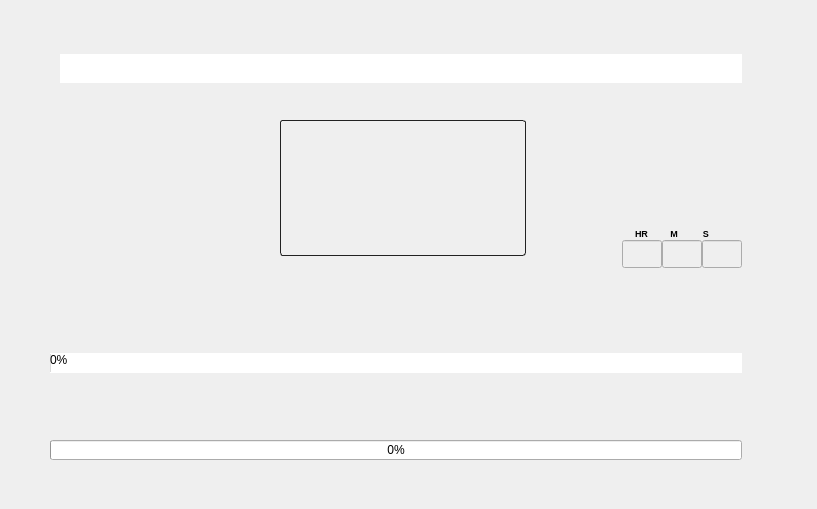
  <widget class="QWidget" name="centralwidget">
   <widget class="QLabel" name="home_ui">
    <property name="enabled">
     <bool>true</bool>
    </property>
    <property name="geometry">
     <rect>
      <x>0</x>
      <y>0</y>
      <width>808</width>
      <height>500</height>
     </rect>
    </property>
    <property name="text">
     <string/>
    </property>
    <property name="pixmap">
     <pixmap>../images/home.png</pixmap>
    </property>
    <property name="scaledContents">
     <bool>true</bool>
    </property>
   </widget>
   <widget class="QLabel" name="hms">
    <property name="geometry">
     <rect>
      <x>635</x>
      <y>223</y>
      <width>101</width>
      <height>20</height>
     </rect>
    </property>
    <property name="font">
     <font>
      <pointsize>7</pointsize>
      <weight>75</weight>
      <bold>true</bold>
     </font>
    </property>
    <property name="styleSheet">
     <string notr="true">background:transparent; color:black;</string>
    </property>
    <property name="text">
     <string>HR         M          S</string>
    </property>
    <property name="pixmap">
     <pixmap>time.png</pixmap>
    </property>
    <property name="scaledContents">
     <bool>true</bool>
    </property>
   </widget>
   <widget class="QPushButton" name="time_button">
    <property name="enabled">
     <bool>true</bool>
    </property>
    <property name="geometry">
     <rect>
      <x>702</x>
      <y>280</y>
      <width>40</width>
      <height>20</height>
     </rect>
    </property>
    <property name="styleSheet">
     <string notr="true">background-color:rgb(255.255.255.0);border:0px;</string>
    </property>
    <property name="text">
     <string/>
    </property>
    <property name="icon">
     <iconset>
      <normaloff>../images/inactiver.png</normaloff>../images/inactiver.png</iconset>
    </property>
    <property name="iconSize">
     <size>
      <width>40</width>
      <height>20</height>
     </size>
    </property>
    <property name="checkable">
     <bool>true</bool>
    </property>
   </widget>
   <widget class="QPushButton" name="glob_button">
    <property name="geometry">
     <rect>
      <x>702</x>
      <y>414</y>
      <width>40</width>
      <height>20</height>
     </rect>
    </property>
    <property name="styleSheet">
     <string notr="true">background-color:transparent;border:0px;</string>
    </property>
    <property name="text">
     <string/>
    </property>
    <property name="icon">
     <iconset>
      <normaloff>../images/inactiver.png</normaloff>../images/inactiver.png</iconset>
    </property>
    <property name="iconSize">
     <size>
      <width>40</width>
      <height>20</height>
     </size>
    </property>
    <property name="checkable">
     <bool>true</bool>
    </property>
   </widget>
   <widget class="QLabel" name="load_time">
    <property name="geometry">
     <rect>
      <x>575</x>
      <y>246</y>
      <width>40</width>
      <height>20</height>
     </rect>
    </property>
    <property name="styleSheet">
     <string notr="true">background:transparent;</string>
    </property>
    <property name="text">
     <string/>
    </property>
    <property name="pixmap">
     <pixmap>../images/time.png</pixmap>
    </property>
    <property name="scaledContents">
     <bool>true</bool>
    </property>
   </widget>
   <widget class="QLabel" name="videoBox">
    <property name="geometry">
     <rect>
      <x>280</x>
      <y>120</y>
      <width>246</width>
      <height>136</height>
     </rect>
    </property>
    <property name="styleSheet">
     <string notr="true">border: 1px solid #222222; border-radius: 3px;</string>
    </property>
    <property name="text">
     <string/>
    </property>
   </widget>
   <widget class="QPushButton" name="fileload_btn">
    <property name="geometry">
     <rect>
      <x>50</x>
      <y>240</y>
      <width>32</width>
      <height>32</height>
     </rect>
    </property>
    <property name="styleSheet">
     <string notr="true">background-color:transparent;border:0px;</string>
    </property>
    <property name="text">
     <string/>
    </property>
    <property name="icon">
     <iconset>
      <normaloff>../images/down_pressed.png</normaloff>../images/down_pressed.png</iconset>
    </property>
    <property name="iconSize">
     <size>
      <width>35</width>
      <height>35</height>
     </size>
    </property>
   </widget>
   <widget class="QPushButton" name="start">
    <property name="enabled">
     <bool>true</bool>
    </property>
    <property name="geometry">
     <rect>
      <x>337</x>
      <y>290</y>
      <width>116</width>
      <height>44</height>
     </rect>
    </property>
    <property name="font">
     <font>
      <pointsize>9</pointsize>
     </font>
    </property>
    <property name="styleSheet">
     <string notr="true">background-color:transparent; border:0px;</string>
    </property>
    <property name="text">
     <string/>
    </property>
    <property name="icon">
     <iconset>
      <normaloff>../images/bigrunactive.png</normaloff>
      <disabledoff>../images/bigruninactive.png</disabledoff>
      <disabledon>../images/bigruninactive.png</disabledon>../images/bigrunactive.png</iconset>
    </property>
    <property name="iconSize">
     <size>
      <width>116</width>
      <height>44</height>
     </size>
    </property>
    <property name="checkable">
     <bool>true</bool>
    </property>
   </widget>
   <widget class="QProgressBar" name="progressBar">
    <property name="geometry">
     <rect>
      <x>50</x>
      <y>353</y>
      <width>692</width>
      <height>20</height>
     </rect>
    </property>
    <property name="styleSheet">
     <string notr="true">border:0px;</string>
    </property>
    <property name="value">
     <number>0</number>
    </property>
   </widget>
   <widget class="QProgressBar" name="progressBarMassive">
    <property name="geometry">
     <rect>
      <x>50</x>
      <y>440</y>
      <width>692</width>
      <height>20</height>
     </rect>
    </property>
    <property name="value">
     <number>0</number>
    </property>
   </widget>
   <widget class="QPushButton" name="smallstart">
    <property name="enabled">
     <bool>false</bool>
    </property>
    <property name="geometry">
     <rect>
      <x>569</x>
      <y>278</y>
      <width>44</width>
      <height>24</height>
     </rect>
    </property>
    <property name="styleSheet">
     <string notr="true">background-color:transparent;border:0px;</string>
    </property>
    <property name="text">
     <string/>
    </property>
    <property name="icon">
     <iconset>
      <normalon>../images/smallrunactive.png</normalon>
      <disabledoff>../images/smallruninactive.png</disabledoff>
      <disabledon>../images/smallruninactive.png</disabledon>
     </iconset>
    </property>
    <property name="iconSize">
     <size>
      <width>44</width>
      <height>24</height>
     </size>
    </property>
   </widget>
   <widget class="QPushButton" name="smallstop">
    <property name="enabled">
     <bool>false</bool>
    </property>
    <property name="geometry">
     <rect>
      <x>623</x>
      <y>278</y>
      <width>44</width>
      <height>24</height>
     </rect>
    </property>
    <property name="styleSheet">
     <string notr="true">background-color:transparent;border:0px;</string>
    </property>
    <property name="text">
     <string/>
    </property>
    <property name="icon">
     <iconset>
      <normaloff>../images/smallstopactive.png</normaloff>
      <normalon>smallstopinactive.png</normalon>
      <disabledoff>../images/smallstopinactive.png</disabledoff>
      <disabledon>../images/smallstopinactive.png</disabledon>../images/smallstopactive.png</iconset>
    </property>
    <property name="iconSize">
     <size>
      <width>44</width>
      <height>24</height>
     </size>
    </property>
   </widget>
   <widget class="QPushButton" name="nitro">
    <property name="enabled">
     <bool>false</bool>
    </property>
    <property name="geometry">
     <rect>
      <x>334</x>
      <y>388</y>
      <width>126</width>
      <height>30</height>
     </rect>
    </property>
    <property name="styleSheet">
     <string notr="true">QPushButton{background-color:rgba(255,255,255,0);border:0px;}
QPushButton:hover{background-color:rgba(255,255,255,100);}
QPushButton:pressed{background-color:rgba(255,255,255,50);}</string>
    </property>
    <property name="text">
     <string/>
    </property>
    <property name="iconSize">
     <size>
      <width>126</width>
      <height>127</height>
     </size>
    </property>
   </widget>
   <widget class="QTextEdit" name="youtube_enter">
    <property name="geometry">
     <rect>
      <x>60</x>
      <y>54</y>
      <width>682</width>
      <height>29</height>
     </rect>
    </property>
    <property name="font">
     <font>
      <pointsize>11</pointsize>
      <weight>75</weight>
      <bold>true</bold>
     </font>
    </property>
    <property name="styleSheet">
     <string notr="true">border-radius:10px;</string>
    </property>
    <property name="tabChangesFocus">
     <bool>true</bool>
    </property>
    <property name="markdown">
     <string/>
    </property>
    <property name="html">
     <string>&lt;!DOCTYPE HTML PUBLIC &quot;-//W3C//DTD HTML 4.0//EN&quot; &quot;http://www.w3.org/TR/REC-html40/strict.dtd&quot;&gt;
&lt;html&gt;&lt;head&gt;&lt;meta name=&quot;qrichtext&quot; content=&quot;1&quot; /&gt;&lt;style type=&quot;text/css&quot;&gt;
p, li { white-space: pre-wrap; }
&lt;/style&gt;&lt;/head&gt;&lt;body style=&quot; font-family:'MS Shell Dlg 2'; font-size:11pt; font-weight:600; font-style:normal;&quot;&gt;
&lt;p align=&quot;center&quot; style=&quot;-qt-paragraph-type:empty; margin-top:0px; margin-bottom:0px; margin-left:0px; margin-right:0px; -qt-block-indent:0; text-indent:0px; font-size:8.25pt; font-weight:400;&quot;&gt;&lt;br /&gt;&lt;/p&gt;&lt;/body&gt;&lt;/html&gt;</string>
    </property>
   </widget>
   <widget class="QPushButton" name="nitro_btn">
    <property name="geometry">
     <rect>
      <x>50</x>
      <y>324</y>
      <width>40</width>
      <height>20</height>
     </rect>
    </property>
    <property name="styleSheet">
     <string notr="true">background:transparent; border:0px;</string>
    </property>
    <property name="text">
     <string/>
    </property>
    <property name="icon">
     <iconset>
      <normaloff>../images/inactiver.png</normaloff>../images/inactiver.png</iconset>
    </property>
    <property name="iconSize">
     <size>
      <width>40</width>
      <height>20</height>
     </size>
    </property>
    <property name="checkable">
     <bool>true</bool>
    </property>
   </widget>
   <widget class="QPushButton" name="glob_icon">
    <property name="enabled">
     <bool>false</bool>
    </property>
    <property name="geometry">
     <rect>
      <x>752</x>
      <y>444</y>
      <width>44</width>
      <height>44</height>
     </rect>
    </property>
    <property name="styleSheet">
     <string notr="true">background-color:transparent; border:0px;</string>
    </property>
    <property name="text">
     <string/>
    </property>
    <property name="icon">
     <iconset>
      <normaloff>../images/active_earth.png</normaloff>
      <disabledoff>../images/inactive_earth.png</disabledoff>
      <disabledon>../images/inactive_earth.png</disabledon>../images/active_earth.png</iconset>
    </property>
    <property name="iconSize">
     <size>
      <width>44</width>
      <height>44</height>
     </size>
    </property>
   </widget>
   <widget class="QLineEdit" name="hr_enter">
    <property name="enabled">
     <bool>false</bool>
    </property>
    <property name="geometry">
     <rect>
      <x>622</x>
      <y>240</y>
      <width>40</width>
      <height>28</height>
     </rect>
    </property>
    <property name="font">
     <font>
      <pointsize>9</pointsize>
      <weight>75</weight>
      <bold>true</bold>
     </font>
    </property>
    <property name="inputMask">
     <string/>
    </property>
    <property name="text">
     <string/>
    </property>
    <property name="maxLength">
     <number>3</number>
    </property>
    <property name="frame">
     <bool>true</bool>
    </property>
    <property name="cursorPosition">
     <number>0</number>
    </property>
    <property name="alignment">
     <set>Qt::AlignCenter</set>
    </property>
   </widget>
   <widget class="QLineEdit" name="min_enter">
    <property name="enabled">
     <bool>false</bool>
    </property>
    <property name="geometry">
     <rect>
      <x>662</x>
      <y>240</y>
      <width>40</width>
      <height>28</height>
     </rect>
    </property>
    <property name="font">
     <font>
      <pointsize>9</pointsize>
      <weight>75</weight>
      <bold>true</bold>
     </font>
    </property>
    <property name="maxLength">
     <number>2</number>
    </property>
    <property name="alignment">
     <set>Qt::AlignCenter</set>
    </property>
   </widget>
   <widget class="QLineEdit" name="sec_enter">
    <property name="enabled">
     <bool>false</bool>
    </property>
    <property name="geometry">
     <rect>
      <x>702</x>
      <y>240</y>
      <width>40</width>
      <height>28</height>
     </rect>
    </property>
    <property name="font">
     <font>
      <pointsize>9</pointsize>
      <weight>75</weight>
      <bold>true</bold>
     </font>
    </property>
    <property name="maxLength">
     <number>2</number>
    </property>
    <property name="alignment">
     <set>Qt::AlignCenter</set>
    </property>
   </widget>
   <zorder>home_ui</zorder>
   <zorder>time_button</zorder>
   <zorder>glob_button</zorder>
   <zorder>load_time</zorder>
   <zorder>videoBox</zorder>
   <zorder>fileload_btn</zorder>
   <zorder>progressBar</zorder>
   <zorder>progressBarMassive</zorder>
   <zorder>start</zorder>
   <zorder>smallstart</zorder>
   <zorder>smallstop</zorder>
   <zorder>nitro</zorder>
   <zorder>youtube_enter</zorder>
   <zorder>nitro_btn</zorder>
   <zorder>hms</zorder>
   <zorder>glob_icon</zorder>
   <zorder>hr_enter</zorder>
   <zorder>min_enter</zorder>
   <zorder>sec_enter</zorder>
  </widget>
